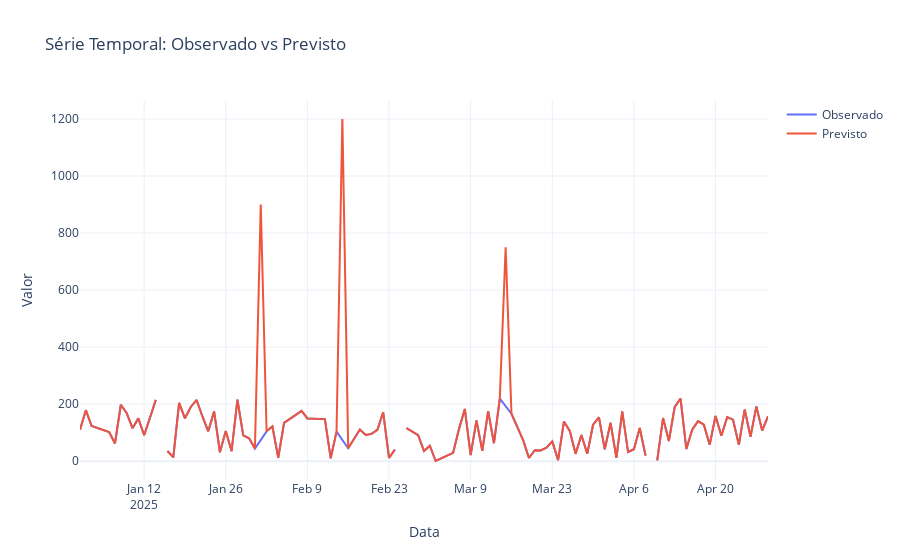

Notebook cell for this chart:
### Code cell
import plotly.graph_objects as go

fig = go.Figure()
fig.add_trace(go.Scatter(x=dfc2['data'], y=dfc2['chuvas_reais_mm'], mode='lines', name='Observado'))
fig.add_trace(go.Scatter(x=dfc['data'], y=dfc['chuvas_reais_mm'], mode='lines', name='Previsto'))

fig.update_layout(title='Série Temporal: Observado vs Previsto',
                  xaxis_title='Data', yaxis_title='Valor',
                  template='plotly_white')
fig.show()
